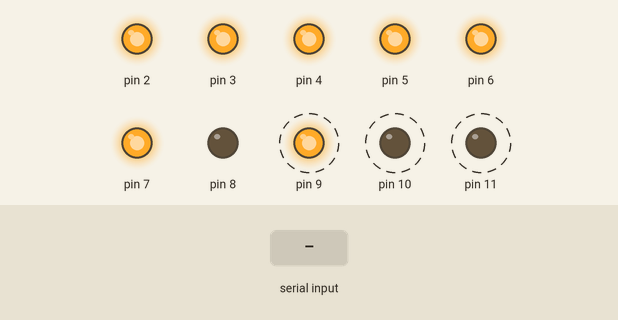
The sketch below on a simulated Arduino Uno, built with avr-gcc and run on an emulated ATmega328P. On the bench: output pins drawn as LEDs (lit = HIGH). Dashed ring = blinking. Inputs (shaded band) come from the test bench. What the sketch prints to the serial monitor is not drawn.

Above: at 0.7 s.
1.3 s: "1" received over Serial
At 2.1 s:
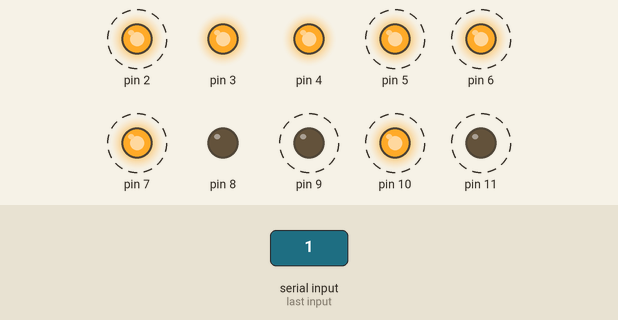
4.3 s: "2" received over Serial
At 5.1 s:
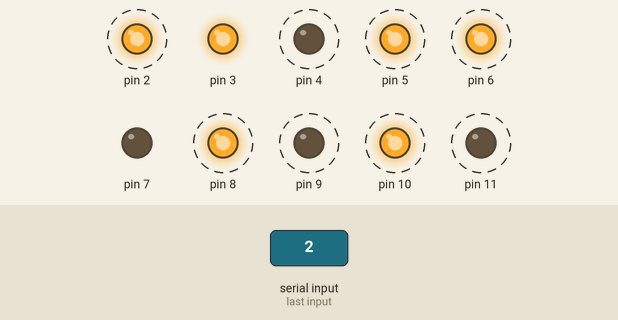
7.3 s: "3" received over Serial
At 7.7 s:
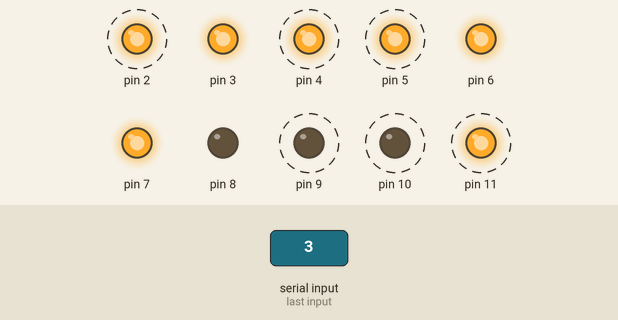
10.3 s: "4" received over Serial
At 10.7 s:
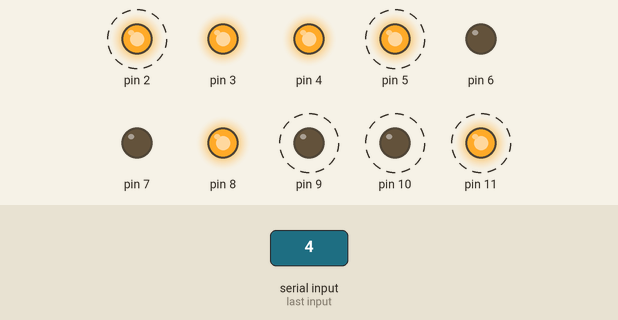
13.3 s: "5" received over Serial
At 14.1 s:
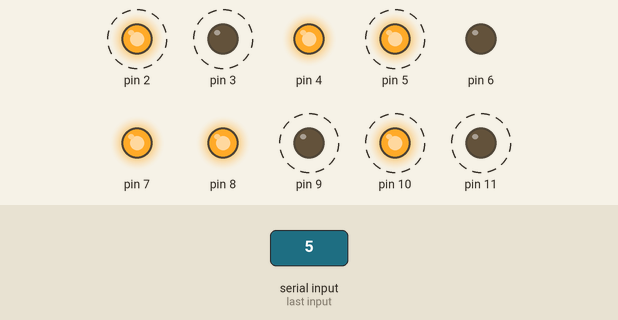
16.3 s: "6" received over Serial
At 17.3 s:
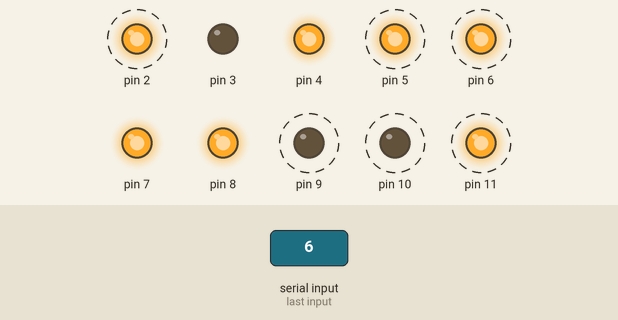
Timing chart, 0 to 20.3 s (numbered marks = the images above; inputs shaded):
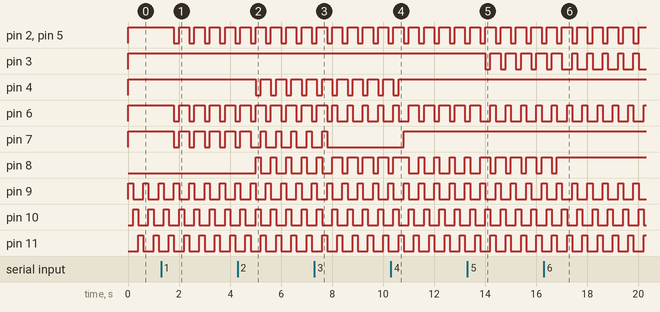

The sketch:

part1.ino
```cpp
char recebe;
short controle=1;
int valor=0;


void disp(int num){
  switch(num)
  {
      case 0:
         { digitalWrite(8,LOW);  //G
          digitalWrite(7,HIGH); //F
          digitalWrite(6,HIGH); //E
          digitalWrite(5,HIGH); //D
          digitalWrite(4,HIGH); //C
          digitalWrite(3,HIGH); //B
          digitalWrite(2,HIGH); //A
          break;
         }

      case 1:
          { digitalWrite(8,LOW);  //G
          digitalWrite(7,LOW); //F
          digitalWrite(6,LOW); //E
          digitalWrite(5,LOW); //D
          digitalWrite(4,HIGH); //C
          digitalWrite(3,HIGH); //B
          digitalWrite(2,LOW); //A
          break;
         }

      case 2:
           { digitalWrite(8,HIGH);  //G
          digitalWrite(7,LOW); //F
          digitalWrite(6,HIGH); //E
          digitalWrite(5,HIGH); //D
          digitalWrite(4,LOW); //C
          digitalWrite(3,HIGH); //B
          digitalWrite(2,HIGH); //A
          break;
         }


      case 3:
          { digitalWrite(8,HIGH);  //G
          digitalWrite(7,LOW); //F
          digitalWrite(6,LOW); //E
          digitalWrite(5,HIGH); //D
          digitalWrite(4,HIGH); //C
          digitalWrite(3,HIGH); //B
          digitalWrite(2,HIGH); //A
          break;
         }

       case 4:
          { digitalWrite(8,HIGH);  //G
          digitalWrite(7,HIGH); //F
          digitalWrite(6,LOW); //E
          digitalWrite(5,LOW); //D
          digitalWrite(4,HIGH); //C
          digitalWrite(3,HIGH); //B
          digitalWrite(2,LOW); //A
          break;
         }


       case 5:
          { digitalWrite(8,HIGH);  //G
          digitalWrite(7,HIGH); //F
          digitalWrite(6,LOW); //E
          digitalWrite(5,HIGH); //D
          digitalWrite(4,HIGH); //C
          digitalWrite(3,LOW); //B
          digitalWrite(2,HIGH); //A
          break;
         }


       case 6:
          { digitalWrite(8,HIGH);  //G
          digitalWrite(7,HIGH); //F
          digitalWrite(6,HIGH); //E
          digitalWrite(5,HIGH); //D
          digitalWrite(4,HIGH); //C
          digitalWrite(3,LOW); //B
          digitalWrite(2,HIGH); //A
          break;
         }


       case 7:
          { digitalWrite(8,LOW);  //G
          digitalWrite(7,LOW); //F
          digitalWrite(6,LOW); //E
          digitalWrite(5,LOW); //D
          digitalWrite(4,HIGH); //C
          digitalWrite(3,HIGH); //B
          digitalWrite(2,HIGH); //A
          break;
         }


       case 8:
          { digitalWrite(8,HIGH);  //G
          digitalWrite(7,HIGH); //F
          digitalWrite(6,HIGH); //E
          digitalWrite(5,HIGH); //D
          digitalWrite(4,HIGH); //C
          digitalWrite(3,HIGH); //B
          digitalWrite(2,HIGH); //A
          break;
         }


        case 9:
          { digitalWrite(8,HIGH);  //G
          digitalWrite(7,HIGH); //F
          digitalWrite(6,LOW); //E
          digitalWrite(5,HIGH); //D
          digitalWrite(4,HIGH); //C
          digitalWrite(3,HIGH); //B
          digitalWrite(2,HIGH); //A
          break;
         }

  }
}
void mostra(int val){

  short centena,dezena,unidade;
  centena= val/100;
  dezena = (val%100)/10;
  unidade=val%10;
  disp(centena); digitalWrite(9,HIGH);
  delay(200);
  digitalWrite(9,LOW);
  disp(dezena); digitalWrite(10,HIGH);
  delay(200);
  digitalWrite(10,LOW);
  disp(unidade); digitalWrite(11,HIGH);
  delay(200);
  digitalWrite(11,LOW);
}


void setup() {
  // put your setup code here, to run once:
  for(int i=2;i < 12;i++){
    pinMode(i,OUTPUT);
  }
  Serial.begin(9600);
  while(!Serial);
  disp(0);
}

void loop() {
  // put your main code here, to run repeatedly:
  while(Serial.available()>0){
    recebe = Serial.read();

    switch(recebe){
    case '0':
        if(controle == 1){
          valor = 0 * 100;
        }
        else if(controle == 2){
          valor += 0 * 10;
        }
        else if(controle == 3){
          valor += 0;
        }
        controle++;
        break;

     case '1':
        if(controle == 1){
          valor = 1 * 100;
        }
        else if(controle == 2){
          valor += 1 * 10;
        }
        else if(controle == 3){
          valor += 1;
        }
        controle++;

        break;

      case '2':
        if(controle == 1){
          valor = 2 * 100;
        }
        else if(controle == 2){
          valor += 2 * 10;
        }
        else if(controle == 3){
          valor += 2;
        }
        controle++;

        break;

      case '3':
        if(controle == 1){
          valor = 3 * 100;
        }
        else if(controle == 2){
          valor += 3 * 10;
        }
        else if(controle == 3){
          valor += 3;
        }
        controle++;
        break;

      case '4':
        if(controle == 1){
          valor = 4 * 100;
        }
        else if(controle == 2){
          valor += 4 * 10;
        }
        else if(controle == 3){
          valor += 4;
        }
        controle++;
        break;

       case '5':
        if(controle == 1){
          valor = 5 * 100;
        }
        else if(controle == 2){
          valor += 5 * 10;
        }
        else if(controle == 3){
          valor += 5;
        }
        controle++;
        break;

     case '6':
        if(controle == 1){
          valor = 6 * 100;
        }
        else if(controle == 2){
          valor += 6 * 10;
        }
        else if(controle == 3){
          valor += 6;
        }
        controle++;
        break;

      case '7':
        if(controle == 1){
          valor = 7 * 100;
        }
        else if(controle == 2){
          valor += 7 * 10;
        }
        else if(controle == 3){
          valor += 7;
        }
        controle++;
        break;

      case '8':
        if(controle == 1){
          valor = 8 * 100;
        }
        else if(controle == 2){
          valor += 8 * 10;
        }
        else if(controle == 3){
          valor += 8;
        }
        controle++;
        break;

      case '9':
        if(controle == 1){
          valor = 9 * 100;
        }
        else if(controle == 2){
          valor += 9 * 10;
        }
        else if(controle == 3){
          valor += 9;
        }
        controle++;
        break;

    }
      if(controle == 4){
        controle=1;

      }
      Serial.write(recebe);
  }
  mostra(valor);
}
```

Measured:
- after the input at 1.3 s, pin 2, pin 5–7: alternates HIGH for 0.40 s and LOW for 0.20 s, starting after 0.50 s
- after the input at 4.3 s, pin 4: alternates HIGH for 0.40 s and LOW for 0.20 s, starting after 0.70 s; pin 8: alternates HIGH for 0.20 s and LOW for 0.40 s, starting after 0.70 s
- after the input at 7.3 s, pin 7: goes on until 7.8 s, then stays LOW
- after the input at 10.3 s, pin 4: goes on until 10.6 s, then stays HIGH; pin 7: LOW → HIGH after 0.50 s
- after the input at 13.3 s, pin 3: alternates HIGH for 0.40 s and LOW for 0.20 s, starting after 0.70 s
- after the input at 16.3 s, pin 8: goes on until 16.8 s, then stays HIGH
- by itself, pin 9–11: alternates HIGH for 0.20 s and LOW for 0.40 s
